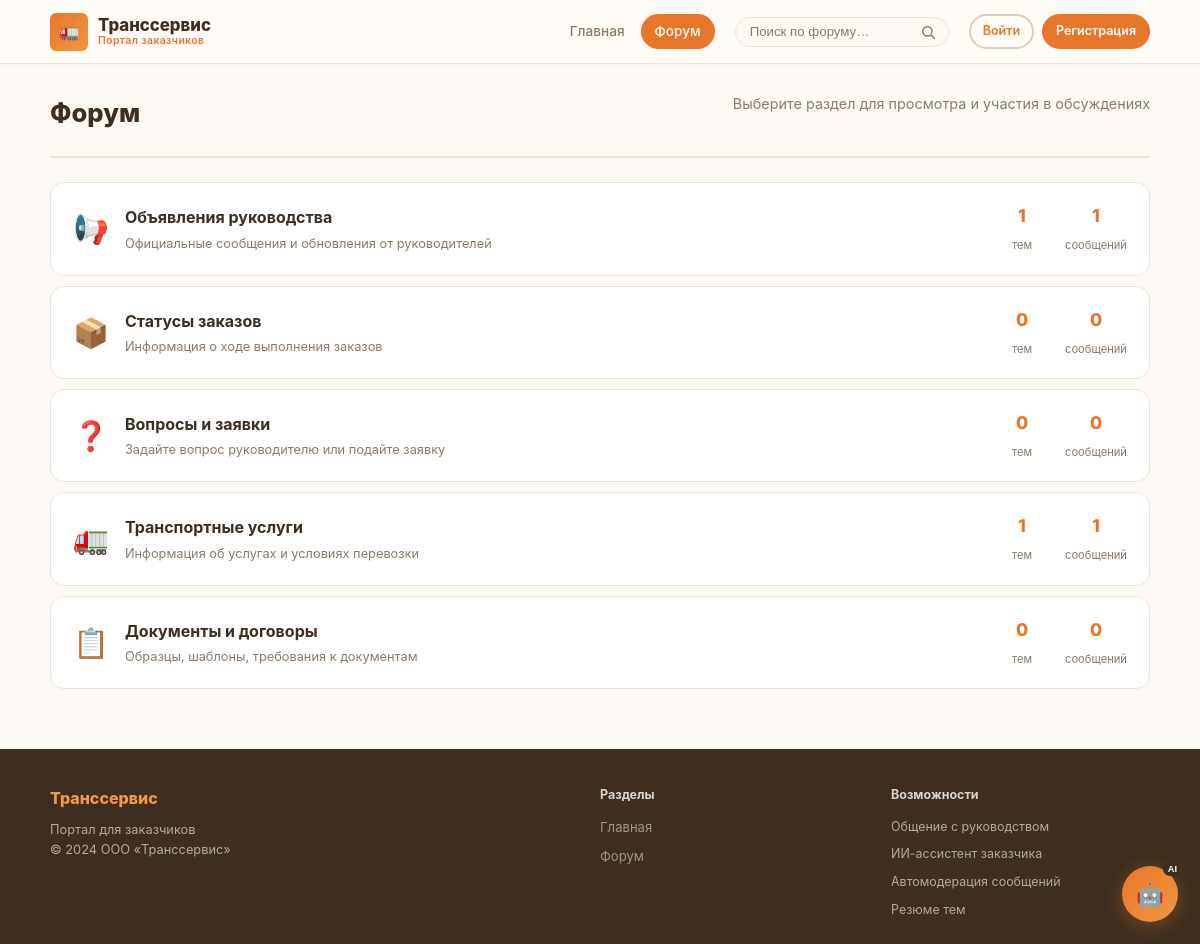
Page /forum on the committed database.
### tables this page shows
CREATE TABLE categories (
        id INTEGER PRIMARY KEY AUTOINCREMENT,
        name TEXT NOT NULL UNIQUE,
        description TEXT,
        icon TEXT DEFAULT ' '
    );

### app.py (the view)
@app.route("/forum")
def forum():
    categories = get_all_categories()
    return render_template("forum.html", categories=categories)

### app.py (called while the page is built)
@app.context_processor
def inject_globals():
    user = None
    if "user_id" in session:
        user = get_user_by_id(session["user_id"])
    return {"current_user": user}

### models.py (called while the page is built)
def get_connection():
    conn = sqlite3.connect(Config.DATABASE_PATH)
    conn.row_factory = sqlite3.Row
    conn.execute("PRAGMA foreign_keys = ON")
    return conn

def get_all_categories():
    conn = get_connection()
    rows = conn.execute("""
        SELECT c.*,
               COUNT(DISTINCT t.id) as topic_count,
               COUNT(DISTINCT p.id) as post_count
        FROM categories c
        LEFT JOIN topics t ON t.category_id = c.id
        LEFT JOIN posts  p ON p.topic_id = t.id AND p.is_moderated = 1
        GROUP BY c.id
        ORDER BY c.id
    """).fetchall()
    conn.close()
    return [dict(r) for r in rows]

### templates/forum.html (shortened to what this page needs)
{% extends "base.html" %}
{% block content %}
<div class="page-header">
  <h1>Форум</h1>
  <p>Выберите раздел для просмотра и участия в обсуждениях</p>
</div>
<div class="forum-categories">
  {% for cat in categories %}
  <div class="forum-cat-block">
    <a href="{{ url_for('category', cat_id=cat.id) }}" class="forum-cat-header">
      <span class="fcat-icon">{{ cat.icon }}</span>
      <div class="fcat-info">
        <h2>{{ cat.name }}</h2>
        <p>{{ cat.description }}</p>
      </div>
      <div class="fcat-stats">
        <div class="fstat">
          <strong>{{ cat.topic_count }}</strong>
          <small>тем</small>
        </div>
        <div class="fstat">
          <strong>{{ cat.post_count }}</strong>
          <small>сообщений</small>
        </div>
      </div>
    </a>
  </div>
  {% else %}
  <div class="empty-state">
    <span>📭</span>
    <p>Разделы ещё не созданы.</p>
  </div>
  {% endfor %}
</div>
{% endblock %}

### static/css/main.css (style rules this page uses)
:root { --orange: #e8762a; --orange-soft: #f09843; --orange-pale: #fef3e2; --orange-glow: rgba(232,118,42,.10); --cream: #fdfaf5; --cream-dark: #f7f0e6; --warm-white: #fffcf8; --sand: #ede4d6; --sand-dark: #d9cebf; --text: #3d2e1f; --text-muted: #8c7a68; --text-faint: #b5a593; --green: #4caf50; --red: #d84040; --yellow: #e6a817; --blue: #4a90d9; --radius: 10px; --radius-sm: 6px; --radius-lg: 14px; --shadow: 0 2px 8px rgba(61,46,31,.06), 0 1px 3px rgba(61,46,31,.04); --shadow-lg: 0 8px 30px rgba(61,46,31,.10); --transition: .2s ease; --header-h: 64px; --container: 1140px; }
*, *::before, *::after { box-sizing: border-box; margin: 0; padding: 0; }
html { scroll-behavior: smooth; }
body { font-family: 'Inter', -apple-system, BlinkMacSystemFont, sans-serif; background: var(--cream); color: var(--text); line-height: 1.65; min-height: 100vh; display: flex; flex-direction: column; }
a { color: var(--orange); text-decoration: none; transition: color var(--transition); }
.page-header { display: flex; align-items: flex-start; justify-content: space-between; gap: 16px; margin-bottom: 24px; padding-bottom: 18px; border-bottom: 2px solid var(--sand); }
.page-header h1 { font-size: 1.6rem; font-weight: 800; color: var(--text); margin-bottom: 4px; }
.page-header p { color: var(--text-muted); font-size: .9rem; }

### static/css/forum.css (style rules this page uses)
.forum-categories { display: flex; flex-direction: column; gap: 10px; }
.forum-cat-block { background: #fff; border: 1px solid var(--sand); border-radius: var(--radius-lg); overflow: hidden; transition: box-shadow var(--transition); }
.forum-cat-header { display: flex; align-items: center; gap: 16px; padding: 18px 22px; text-decoration: none; color: var(--text); transition: background var(--transition); }
.fcat-icon { font-size: 1.8rem; flex-shrink: 0; }
.fcat-info { flex: 1; min-width: 0; }
.fcat-info h2 { font-size: 1rem; font-weight: 700; color: var(--text); margin-bottom: 2px; }
.fcat-info p { font-size: .8rem; color: var(--text-muted); white-space: nowrap; overflow: hidden; text-overflow: ellipsis; }
.fcat-stats { display: flex; gap: 18px; flex-shrink: 0; }
.fstat { text-align: center; min-width: 50px; }
.fstat strong { display: block; font-size: 1.1rem; font-weight: 800; color: var(--orange); }
.fstat small { font-size: .7rem; color: var(--text-muted); }

### rows in the picture
categories: icon "📢", name "Объявления руководства", description "Официальные сообщения и обновления от руководителей", topic_count "1", post_count "1"
categories: icon "📦", name "Статусы заказов", description "Информация о ходе выполнения заказов", topic_count "0", post_count "0"
categories: icon "❓", name "Вопросы и заявки", description "Задайте вопрос руководителю или подайте заявку", topic_count "0", post_count "0"
categories: icon "🚛", name "Транспортные услуги", description "Информация об услугах и условиях перевозки", topic_count "1", post_count "1"
categories: icon "📋", name "Документы и договоры", description "Образцы, шаблоны, требования к документам", topic_count "0", post_count "0"

### other values in the picture
{{ 2024 }} "2024"
